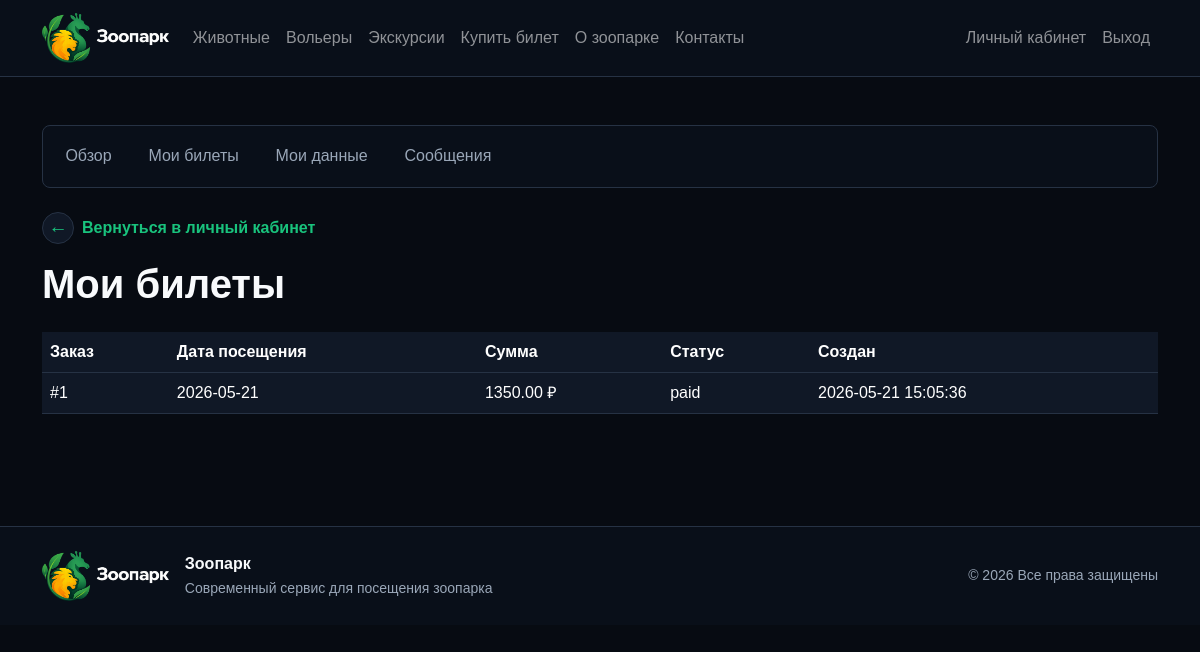
The page /client/orders.php (signed in) on the database its author committed.
### tables this page shows
CREATE TABLE ticket_orders (
    id INT AUTO_INCREMENT PRIMARY KEY,
    user_id INT NOT NULL,
    visit_date DATE NOT NULL,
    total_price DECIMAL(10,2) NOT NULL DEFAULT 0,
    status ENUM('new','paid','cancelled') NOT NULL DEFAULT 'paid',
    created_at DATETIME NOT NULL DEFAULT CURRENT_TIMESTAMP,
    CONSTRAINT fk_ticket_orders_user FOREIGN KEY (user_id) REFERENCES users(id)
);

### config/db.php (called while the page is built, shortened)
<?php
function db(): PDO
{
    static $pdo = null;
    if ($pdo instanceof PDO) {
        return $pdo;
    }
    $dsn = 'mysql:host=' . DB_HOST . ';dbname=' . DB_NAME . ';charset=' . DB_CHARSET;
    $pdo = new PDO($dsn, DB_USER, DB_PASS, [
        PDO::ATTR_ERRMODE => PDO::ERRMODE_EXCEPTION,
        PDO::ATTR_DEFAULT_FETCH_MODE => PDO::FETCH_ASSOC,
        PDO::ATTR_EMULATE_PREPARES => false,
    ]);
    return $pdo;
}

### includes/functions.php (called while the page is built, shortened)
<?php
require_once __DIR__ . '/../config/db.php';
function e(?string $value): string
{
    return htmlspecialchars((string)$value, ENT_QUOTES | ENT_SUBSTITUTE, 'UTF-8');
}
function current_user(): ?array
{
    $stmt = db()->prepare('SELECT u.*, r.name AS role_name FROM users u JOIN roles r ON r.id = u.role_id WHERE u.id = ?');
    $stmt->execute([$_SESSION['user_id']]);
    return $stmt->fetch() ?: null;
}

### client/orders.php (the view, shortened to what this page needs)
<?php
require __DIR__ . '/../includes/functions.php';
$user = current_user();
$stmt = db()->prepare('SELECT * FROM ticket_orders WHERE user_id=? ORDER BY created_at DESC');
$stmt->execute([$user['id']]);
require __DIR__ . '/../templates/header.php';
?>
<section class="container py-5">
    <?php require __DIR__ . '/../templates/client_nav.php'; ?>
    <?php require __DIR__ . '/../templates/client_back.php'; ?>
    <h1 class="section-title">Мои билеты</h1>
    <div class="table-responsive"><table class="table table-dark table-hover">
        <tr><th>Заказ</th><th>Дата посещения</th><th>Сумма</th><th>Статус</th><th>Создан</th></tr>
        <?php foreach ($stmt as $o): ?><tr><td>#<?= $o['id'] ?></td><td><?= e($o['visit_date']) ?></td><td><?= e((string)$o['total_price']) ?> ₽</td><td><?= e($o['status']) ?></td><td><?= e($o['created_at']) ?></td></tr><?php endforeach; ?>
    </table></div>
</section>
<?php require __DIR__ . '/../templates/footer.php'; ?>

### assets/css/style.css (style rules this page uses)
:root { --bg: #070b12; --panel: #101826; --panel-2: #151f2f; --line: #263244; --text: #f8fafc; --muted: #9aa7b8; --green: #19c37d; --orange: #ff9f1c; --blue: #0f2742; }
body { background: var(--bg); color: var(--text); font-family: Arial, sans-serif; }
.section-title { margin-bottom: 1.5rem; font-weight: 800; }
.table-dark { --bs-table-bg: #101826; --bs-table-border-color: #263244; }

### rows shown on the page
ticket_orders: id "1", visit_date "2026-05-21", total_price "1350.00", status "paid", created_at "2026-05-21 15:05:36"
